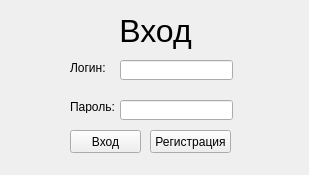
<?xml version="1.0" encoding="UTF-8"?>
<ui version="4.0">
 <class>MainWindow</class>
 <widget class="QWidget" name="MainWindow">
  <property name="geometry">
   <rect>
    <x>0</x>
    <y>0</y>
    <width>309</width>
    <height>175</height>
   </rect>
  </property>
  <property name="windowTitle">
   <string>MainWindow</string>
  </property>
  <widget class="QWidget" name="centralwidget" native="true">
   <property name="geometry">
    <rect>
     <x>0</x>
     <y>0</y>
     <width>303</width>
     <height>153</height>
    </rect>
   </property>
   <widget class="QLabel" name="label">
    <property name="geometry">
     <rect>
      <x>110</x>
      <y>0</y>
      <width>91</width>
      <height>61</height>
     </rect>
    </property>
    <property name="font">
     <font>
      <pointsize>24</pointsize>
     </font>
    </property>
    <property name="text">
     <string>Вход</string>
    </property>
    <property name="alignment">
     <set>Qt::AlignCenter</set>
    </property>
   </widget>
   <widget class="QLabel" name="label_2">
    <property name="geometry">
     <rect>
      <x>70</x>
      <y>60</y>
      <width>41</width>
      <height>16</height>
     </rect>
    </property>
    <property name="text">
     <string>Логин:</string>
    </property>
   </widget>
   <widget class="QLineEdit" name="login_edit">
    <property name="geometry">
     <rect>
      <x>120</x>
      <y>60</y>
      <width>113</width>
      <height>20</height>
     </rect>
    </property>
    <property name="echoMode">
     <enum>QLineEdit::Normal</enum>
    </property>
   </widget>
   <widget class="QLabel" name="label_3">
    <property name="geometry">
     <rect>
      <x>70</x>
      <y>100</y>
      <width>47</width>
      <height>13</height>
     </rect>
    </property>
    <property name="text">
     <string>Пароль:</string>
    </property>
   </widget>
   <widget class="QLineEdit" name="password_edit">
    <property name="geometry">
     <rect>
      <x>120</x>
      <y>100</y>
      <width>113</width>
      <height>20</height>
     </rect>
    </property>
    <property name="echoMode">
     <enum>QLineEdit::Password</enum>
    </property>
   </widget>
   <widget class="QPushButton" name="login_button">
    <property name="geometry">
     <rect>
      <x>70</x>
      <y>130</y>
      <width>71</width>
      <height>23</height>
     </rect>
    </property>
    <property name="text">
     <string>Вход</string>
    </property>
   </widget>
   <widget class="QPushButton" name="register_button">
    <property name="geometry">
     <rect>
      <x>150</x>
      <y>130</y>
      <width>81</width>
      <height>23</height>
     </rect>
    </property>
    <property name="text">
     <string>Регистрация</string>
    </property>
   </widget>
  </widget>
 </widget>
 <resources/>
 <connections/>
</ui>
